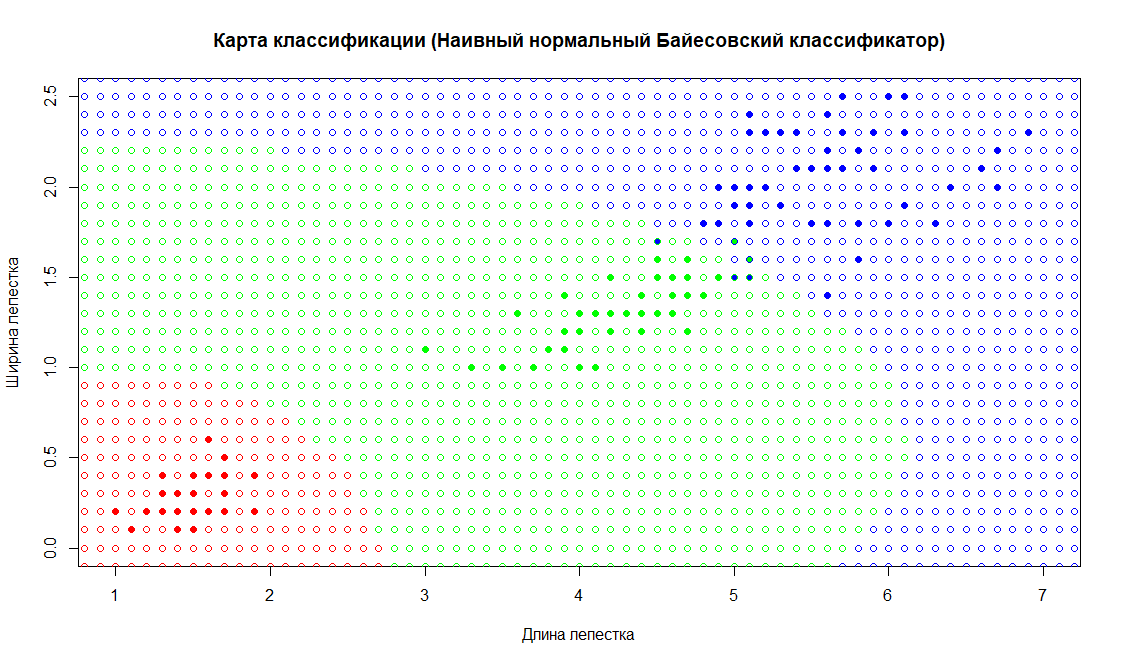

Here is the R script that generated this plot:
naive_Bayes <- function(Py, n, m, mu, sigma, point){
  p <- rep(0, m)
  for (i in 1:m) {
    p[i] <- Py[i]
    for (j in 1:n) {
      p[i] <- p[i] * exp((-(point[j] - mu[i, j])^2 * (1/sigma[i, j]))/2) / sqrt(2 * pi * sigma[i, j])
    }
  }
  return(x[which.max(p)])
}

LOO <- function(){
  xl <- iris[ , 3:5]
  l <- dim(xl)[1]
  c = dim(xl)[2]
  loo <-  0
  for (i in 1:l){
    print(i)
    new_xl = xl[-i, ]
    z = xl[i, 1:c-1]
    zclass = xl[i,c]
    row <- dim(new_xl)[1]
    col <- dim(new_xl)[2]
    
    num_x <- table(new_xl[3])
    x <- unique(new_xl[, 3])
    
    n <- col - 1 
    m <- dim(num_x)
    
    Py <- rep(0, m) 
    mu <- matrix(0, m, n)
    sigma <- matrix(0, m, n)
    
    for (i in 1:m) {
      Py[i] <- num_x[i] / row
    }
    
    
    for (i in 1:m) {
      for (j in 1:n) {
        mu[i, j] <- mean(new_xl[new_xl[, 3] == x[i], ][ , j])
        sigma[i, j] <- var(new_xl[new_xl[, 3] == x[i], ][ , j])
      }
    }
    
    class = naive_Bayes(Py, n, m, mu, sigma, z)
    print(zclass)
    if (class != zclass){
      loo = loo + 1 
    }
  }
  return (loo)
}

xl <- iris[ , 3:5]
num_x <- table(xl[3])
x <- unique(xl[, 3])
colors <- c("xlosa" = "red", "versicolor" = "green", "virginica" = "blue")

row <- dim(xl)[1]
col <- dim(xl)[2]
n <- col - 1 
m <- dim(num_x)

Py <- rep(0, m) 
mu <- matrix(0, m, n)
sigma <- matrix(0, m, n)

for (i in 1:m) {
  Py[i] <- num_x[i] / row
}

for (i in 1:m) {
  for (j in 1:n) {
    mu[i, j] <- mean(xl[xl[, 3] == x[i], ][ , j])
    sigma[i, j] <- var(xl[xl[, 3] == x[i], ][ , j])
  }
}

plot(
  xl[ , 1], xl[ , 2], 
  pch = 21, bg = colors[xl[, 3]], col = colors[xl[, 3]],
  xlab = "Длина лепестка", ylab = "Ширина лепестка",
  main = "Карта классификации (Наивный нормальный Байесовский классификатор)",
  xlim = c(1, 7), ylim = c(0, 2.5)
)

# карта классификации
for (i in seq(0.8, 7.2, 0.1)) {
  for (j in seq(-0.3, 2.9, 0.1)) {
    points(i, j, pch = 1, col = colors[naive_Bayes(Py, n, m, mu, sigma, c(i, j))])
  }
}

print (LOO())
